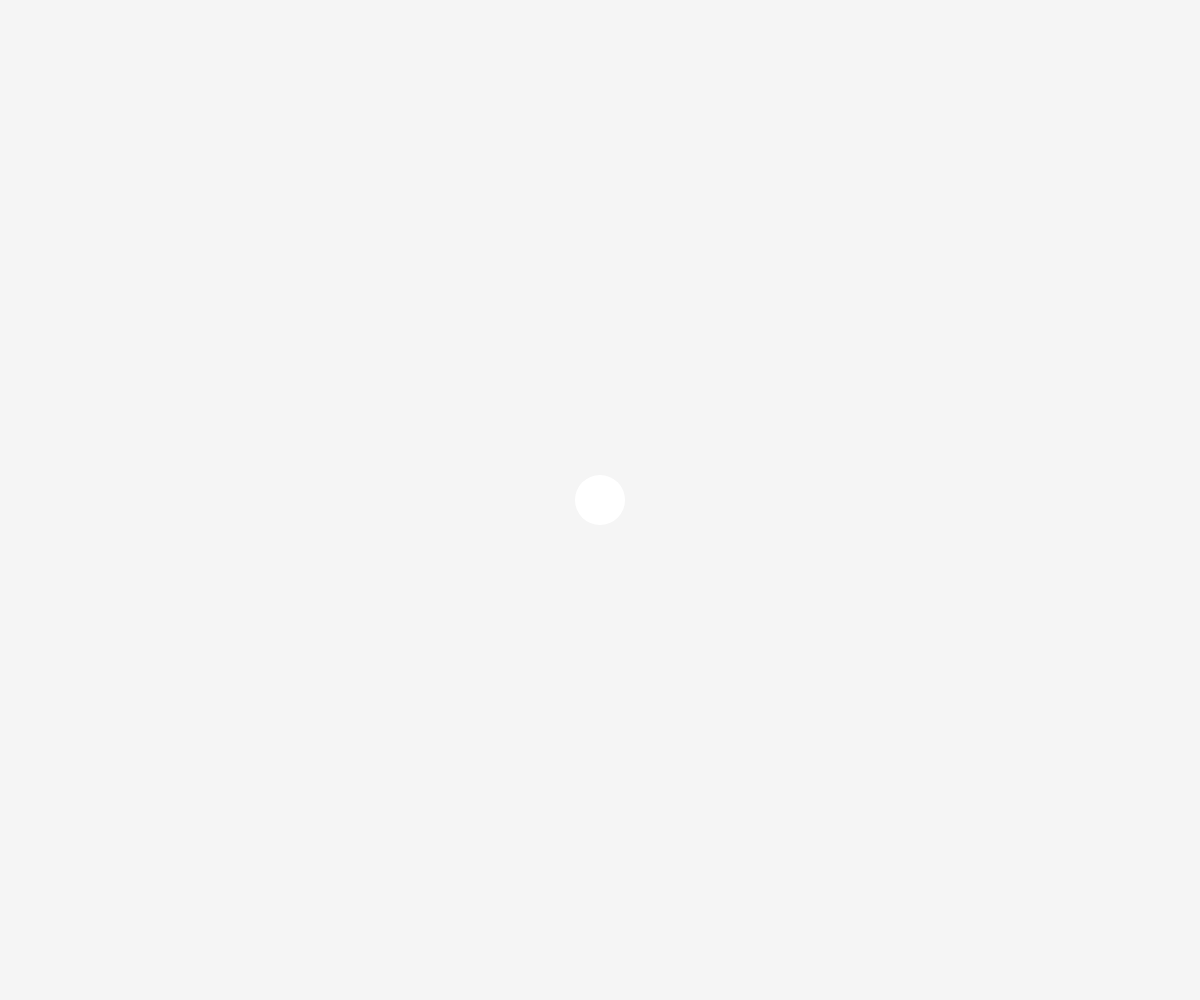
Frame 1 (no input)
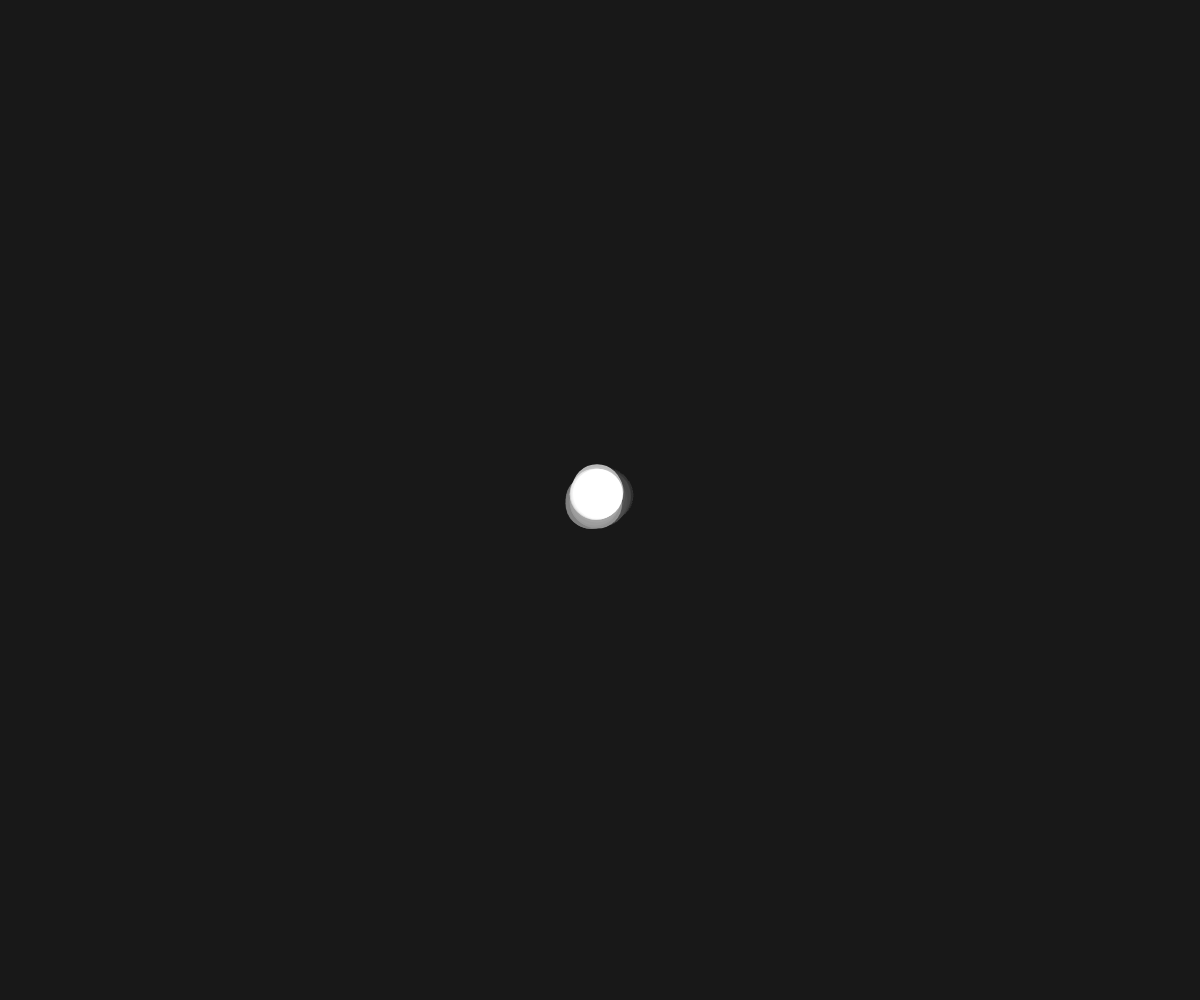
Frame 60 (no input)
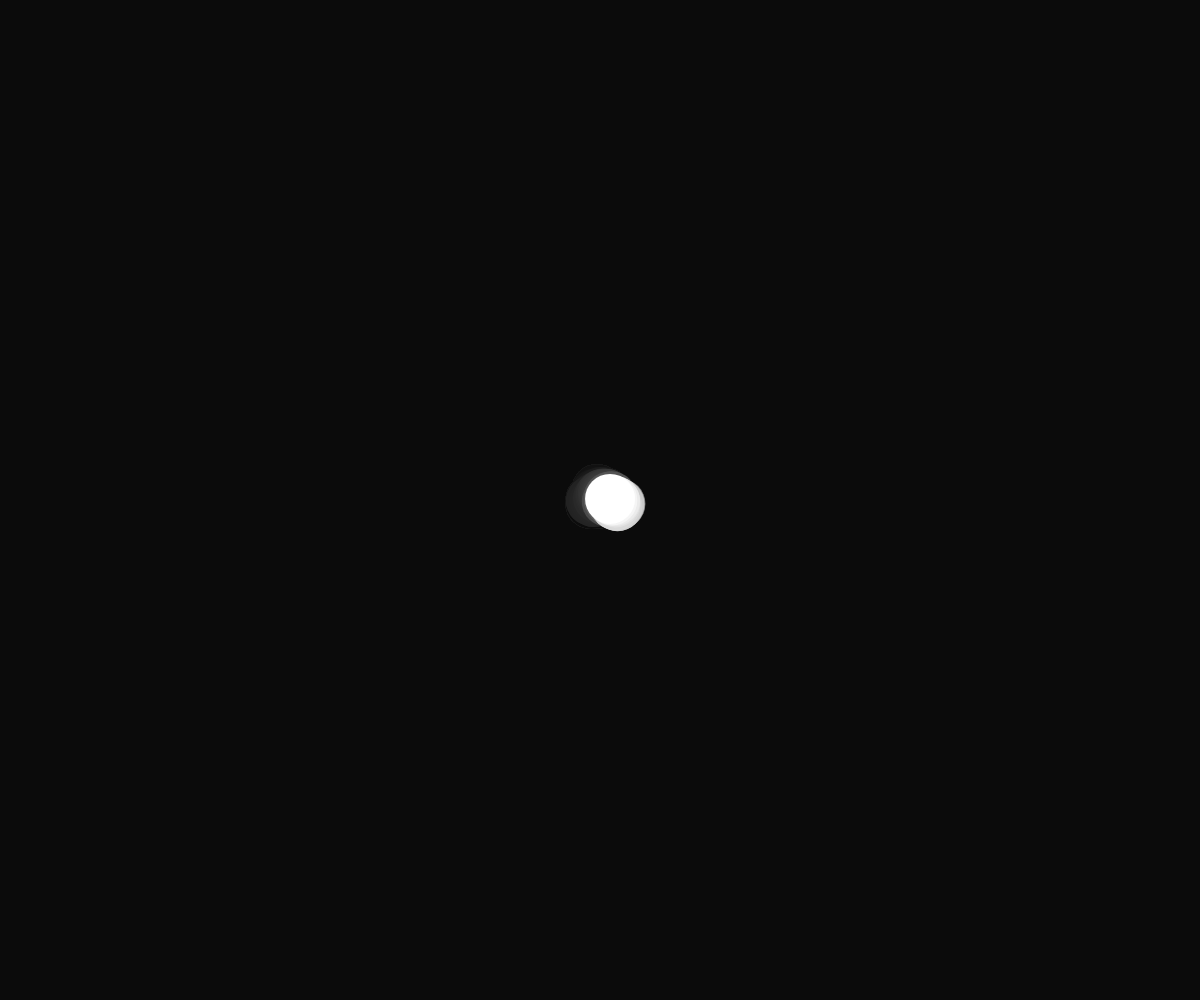
Frame 120 (the mouse pressed at the canvas centre since frame 60)

The p5.js sketch that drew these frames (run headless with seeded random() and noise() and a simulated clock; from frame 60 on, the mouse is pressed at the canvas centre):

// p5.js sketch
// ── sketch.js
let posX, posY;
let xBewegung, yBewegung;

function setup() {
  createCanvas(windowWidth, windowHeight);
  posX = width / 2;
  posY = height / 2;

  //Bewegung in x- und y-Richtung mit zufaelligen Werten initialisieren

}

function draw() {
  background(0, 10);
  noStroke();
  ellipse(posX, posY, 50, 50);

  xBewegung = random(-3, 3);
  yBewegung = random(-3, 3);

  //Bewegen der Kugel
  posX = posX + xBewegung;
  posY = posY + yBewegung;

  //Umkehren der Bewegungsrichtung bei Kollision mit Rand

  //Rechter Rand 
  if (posX > width) {
    posX = 0;
  }

  // Linker Rand
  if (posX < 0) {
    posX = width;
  }

  //Unterer Rand
  if (posY > height) {
    posY = 0;
  }

  //Oberer Rand
  if (posY < 0) {
    posY = height;
  }
}
